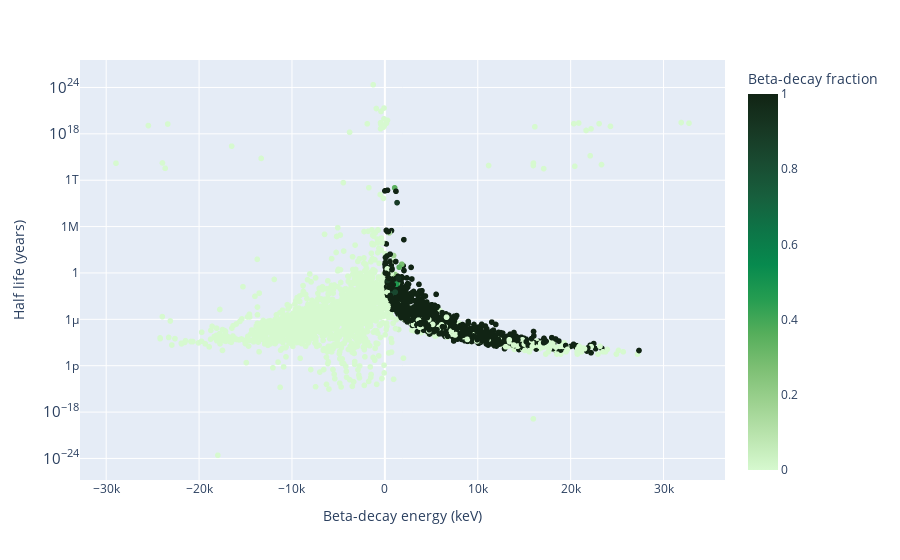

Notebook code for this chart:
### Code cell
e_t_dict['Beta-decay fraction'] = beta_decay_list
e_t_dict['Average beta decay energy'] = average_beta_decay_energy
px.scatter(x = e_t_dict['Beta-decay energy (keV)'],
y = e_t_dict['Half life (years)'], 
hover_name = e_t_dict['Isotope'],
labels = {'x': 'Beta-decay energy (keV)',
'y': 'Half life (years)', 'color': 'Beta-decay fraction'}, log_y = True,
color = e_t_dict['Beta-decay fraction'], color_continuous_scale = 'algae')

### Figure 1 — Plotly figure (JSON) as saved in the notebook; plotly's stock layout.template omitted (floating-point values rounded to 4 significant figures; data arrays with more than 128 entries replaced by an {"elided": "..."} marker saying what was removed)
{"data": [{"hovertemplate": "<b>%{hovertext}</b><br><br>Beta-decay energy (keV)=%{x}<br>Half life (years)=%{y}<br>Beta-decay fraction=%{marker.color}<extra></extra>", "hovertext": {"elided": "3558 str values"}, "legendgroup": "", "marker": {"color": {"elided": "3558 float values"}, "coloraxis": "coloraxis", "symbol": "circle"}, "mode": "markers", "name": "", "showlegend": false, "type": "scattergl", "x": {"elided": "3558 mixed values"}, "xaxis": "x", "y": {"elided": "3558 mixed values"}, "yaxis": "y"}], "layout": {"coloraxis": {"colorbar": {"title": {"text": "Beta-decay fraction"}}, "colorscale": [[0, "rgb(214, 249, 207)"], [0.09091, "rgb(186, 228, 174)"], [0.1818, "rgb(156, 209, 143)"], [0.2727, "rgb(124, 191, 115)"], [0.3636, "rgb(85, 174, 91)"], [0.4545, "rgb(37, 157, 81)"], [0.5455, "rgb(7, 138, 78)"], [0.6364, "rgb(13, 117, 71)"], [0.7273, "rgb(23, 95, 61)"], [0.8182, "rgb(25, 75, 49)"], [0.9091, "rgb(23, 55, 35)"], [1, "rgb(17, 36, 20)"]]}, "legend": {"tracegroupgap": 0}, "margin": {"t": 60}, "xaxis": {"anchor": "y", "domain": [0, 1], "title": {"text": "Beta-decay energy (keV)"}}, "yaxis": {"anchor": "x", "domain": [0, 1], "title": {"text": "Half life (years)"}, "type": "log"}}}
